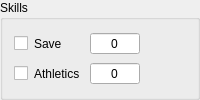
           <widget class="QGroupBox" name="strSkillsBox">
            <property name="title">
             <string>Skills</string>
            </property>
            <layout class="QGridLayout" name="strSkillsLayout">
             <item row="1" column="0">
              <widget class="QCheckBox" name="strAthleticsProficient">
               <property name="sizePolicy">
                <sizepolicy hsizetype="Maximum" vsizetype="Fixed">
                 <horstretch>0</horstretch>
                 <verstretch>0</verstretch>
                </sizepolicy>
               </property>
               <property name="text">
                <string/>
               </property>
               <property name="tristate">
                <bool>true</bool>
               </property>
              </widget>
             </item>
             <item row="0" column="2">
              <widget class="QSpinBox" name="strSaveMod">
               <property name="alignment">
                <set>Qt::AlignCenter</set>
               </property>
               <property name="buttonSymbols">
                <enum>QAbstractSpinBox::NoButtons</enum>
               </property>
               <property name="minimum">
                <number>-20</number>
               </property>
              </widget>
             </item>
             <item row="1" column="1">
              <widget class="QLabel" name="strAthletics">
               <property name="text">
                <string>Athletics</string>
               </property>
              </widget>
             </item>
             <item row="1" column="2">
              <widget class="QSpinBox" name="strAthleticsMod">
               <property name="alignment">
                <set>Qt::AlignCenter</set>
               </property>
               <property name="buttonSymbols">
                <enum>QAbstractSpinBox::NoButtons</enum>
               </property>
               <property name="minimum">
                <number>-20</number>
               </property>
              </widget>
             </item>
             <item row="0" column="0">
              <widget class="QCheckBox" name="strSaveProficient">
               <property name="sizePolicy">
                <sizepolicy hsizetype="Maximum" vsizetype="Fixed">
                 <horstretch>0</horstretch>
                 <verstretch>0</verstretch>
                </sizepolicy>
               </property>
               <property name="text">
                <string/>
               </property>
               <property name="checked">
                <bool>false</bool>
               </property>
               <property name="tristate">
                <bool>true</bool>
               </property>
              </widget>
             </item>
             <item row="0" column="1">
              <widget class="QLabel" name="strSave">
               <property name="text">
                <string>Save</string>
               </property>
              </widget>
             </item>
             <item row="0" column="3">
              <widget class="QPushButton" name="strSaveRoll">
               <property name="sizePolicy">
                <sizepolicy hsizetype="Maximum" vsizetype="Fixed">
                 <horstretch>0</horstretch>
                 <verstretch>0</verstretch>
                </sizepolicy>
               </property>
               <property name="text">
                <string/>
               </property>
               <property name="icon">
                <iconset resource="resource_icons.qrc">
                 <normaloff>:/images/Icons/roll.png</normaloff>:/images/Icons/roll.png</iconset>
               </property>
               <property name="flat">
                <bool>true</bool>
               </property>
              </widget>
             </item>
             <item row="1" column="3">
              <widget class="QPushButton" name="strAthleticsRoll">
               <property name="sizePolicy">
                <sizepolicy hsizetype="Maximum" vsizetype="Fixed">
                 <horstretch>0</horstretch>
                 <verstretch>0</verstretch>
                </sizepolicy>
               </property>
               <property name="text">
                <string/>
               </property>
               <property name="icon">
                <iconset resource="resource_icons.qrc">
                 <normaloff>:/images/Icons/roll.png</normaloff>:/images/Icons/roll.png</iconset>
               </property>
               <property name="flat">
                <bool>true</bool>
               </property>
              </widget>
             </item>
            </layout>
           </widget>
